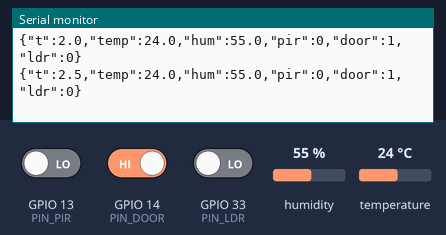
Simulated run of this sketch. Board: ESP32. Parts: the last lines printed to the serial monitor. The inputs (shaded band) are chosen by the test bench; at power-on: humidity 55 %, GPIO 13 (PIN_PIR) LOW, GPIO 14 (PIN_DOOR) HIGH, GPIO 33 (PIN_LDR) LOW, temperature 24 °C (analog values on the 0–4095 scale).

Above: at 2.7 s.
2.8 s: humidity set to 22 %
At 3.9 s:
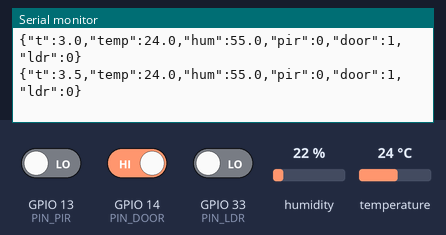
4.3 s: GPIO 13 (PIN_PIR) driven HIGH
At 4.9 s:
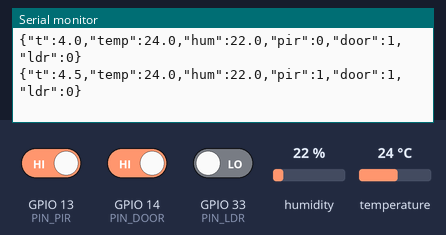
5.8 s: GPIO 14 (PIN_DOOR) driven LOW
At 6.4 s:
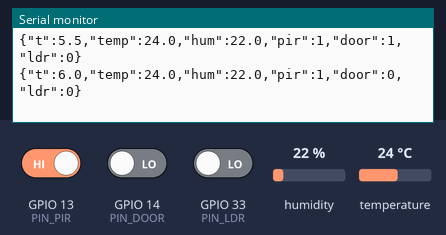
7.3 s: GPIO 33 (PIN_LDR) driven HIGH
At 8.7 s:
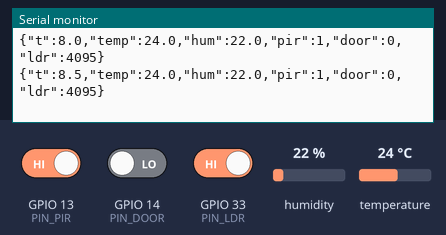
8.8 s: temperature set to 12 °C
At 9.9 s:
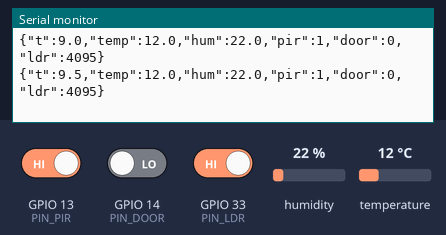
10.3 s: GPIO 13 (PIN_PIR) driven LOW
At 11.4 s:
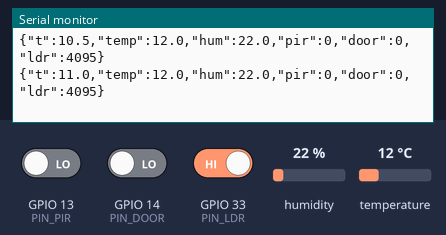
Timing chart, 0 to 12.8 s (numbered marks = the images above; inputs shaded):
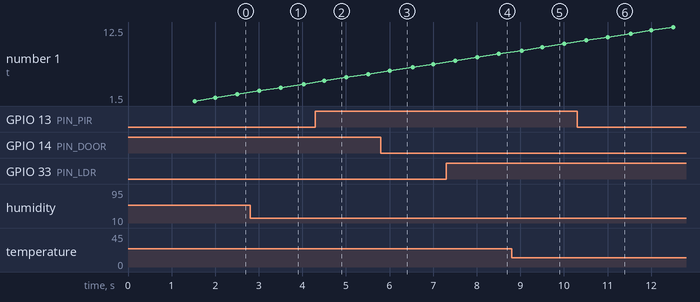

The sketch:

esp32_sensor_hub.ino
```cpp
/*
  esp32_sensor_hub.ino - streams one JSON line per reading over USB serial (see iotguard/contract.py).

    {"t":12.5,"temp":27.0,"hum":61.0,"pir":1,"door":0,"ldr":1873}

  Board:    "ESP32 Dev Module", 115200 baud.   Library: "DHT sensor library" by Adafruit (+ Adafruit Unified Sensor).
  Wiring (matches the four-sensor test sketch):
    DHT11  data -> GPIO 27  (VCC 3.3 V, GND; many DHT11 modules have the pull-up built in)
    PIR    out  -> GPIO 13  (HC-SR501: VCC 5 V from VIN/5V pin, GND)
    Reed   one leg -> GPIO 14, other leg -> GND   (internal pull-up is used, no resistor needed)
    LDR    module DO -> GPIO 33   (LDR_DIGITAL = true: only 0/1 light information, so the LDR is a coarse bright/dark signal).
           If you later get AO or a bare LDR (+10k divider to GPIO 33), set LDR_DIGITAL = false for real brightness values.
  Use an ADC1 pin for the LDR (GPIO 32-39). ADC2 pins do not work reliably when WiFi is on.

  Keep SAMPLE_PERIOD_MS in step with SamplingConfig.sample_period_s in iotguard/config.py (0.5 s).
  Only one program can hold the serial port: close the Arduino Serial Monitor before running Python.
*/
#include <DHT.h>

// ---- pins -----------------------------------------------------------------
const int PIN_DHT  = 27;
const int PIN_PIR  = 13;
const int PIN_DOOR = 14;
const int PIN_LDR  = 33;   // module DO for now (see LDR_DIGITAL below); GPIO 33 is also an ADC1 pin

// ---- settings --------------------------------------------------------------
const unsigned long SAMPLE_PERIOD_MS = 500;   // must match config.py
const bool DOOR_OPEN_IS_HIGH = true;          // reed to GND with pull-up: magnet near = closed = LOW, so open = HIGH
const int LDR_SAMPLES = 4;                    // averaged to tame ADC noise (analog mode)
const bool LDR_DIGITAL = true;                // true: the module only has DO (0/1). false: AO wired to the pin (real 0..4095)
const int LDR_DIGITAL_SAMPLES = 16;           // digital mode: DO is read this many times per reading, ~3 ms apart in total

DHT dht(PIN_DHT, DHT11);
unsigned long nextTick;

static int readLdr() {
  if (LDR_DIGITAL) {
    // DO is just a comparator output. Scale it onto the 0..4095 range the pipeline expects. Polarity does not matter:
    // the pipeline only looks at relative change. Averaging a few quick reads smooths flicker when the light sits right
    // at the module's threshold (turn the blue potentiometer on the module until that happens only rarely).
    int high = 0;
    for (int i = 0; i < LDR_DIGITAL_SAMPLES; i++) { high += digitalRead(PIN_LDR); delayMicroseconds(200); }
    return (int)((long)high * 4095 / LDR_DIGITAL_SAMPLES);
  }
  long sum = 0;
  for (int i = 0; i < LDR_SAMPLES; i++) sum += analogRead(PIN_LDR);   // 12-bit: 0..4095
  return (int)(sum / LDR_SAMPLES);
}

void setup() {
  Serial.begin(115200);
  pinMode(PIN_PIR, INPUT);
  pinMode(PIN_LDR, INPUT);                      // module DO (digital) or AO (analog): a plain input either way
  pinMode(PIN_DOOR, INPUT_PULLUP);
  analogReadResolution(12);
  dht.begin();
  delay(1500);
  Serial.println("# esp32_sensor_hub ready");
  Serial.println("# note: HC-SR501 needs ~60 s after power-up before its output is meaningful");
  nextTick = millis();
}

void loop() {
  unsigned long now = millis();
  if ((long)(now - nextTick) < 0) return;
  nextTick += SAMPLE_PERIOD_MS;                 // fixed schedule: no drift
  if ((long)(now - nextTick) > (long)(5 * SAMPLE_PERIOD_MS)) nextTick = now + SAMPLE_PERIOD_MS;  // fell far behind: resync

  float h = dht.readHumidity();                 // the library rate-limits itself to the DHT11's ~1 s
  float t = dht.readTemperature();
  int pir  = digitalRead(PIN_PIR) ? 1 : 0;
  int door = (digitalRead(PIN_DOOR) == (DOOR_OPEN_IS_HIGH ? HIGH : LOW)) ? 1 : 0;
  int ldr  = readLdr();

  Serial.print("{\"t\":");
  Serial.print(now / 1000.0, 1);
  Serial.print(",\"temp\":");
  if (isnan(t) || isnan(h)) Serial.print("null"); else Serial.print(t, 1);
  Serial.print(",\"hum\":");
  if (isnan(t) || isnan(h)) Serial.print("null"); else Serial.print(h, 1);
  Serial.print(",\"pir\":");  Serial.print(pir);
  Serial.print(",\"door\":"); Serial.print(door);
  Serial.print(",\"ldr\":");  Serial.print(ldr);
  Serial.println("}");
}
```

Measured:
- after the input at 4.3 s, the serial monitor: prints a new line after 0.21 s (image 2)
- after the input at 5.8 s, the serial monitor: prints a new line after 0.21 s (image 3)
- after the input at 7.3 s, the serial monitor: prints a new line after 0.21 s (image 4)
- after the input at 8.8 s, the serial monitor: prints a new line after 0.23 s (image 5)
- after the input at 10.3 s, the serial monitor: prints a new line after 0.21 s (image 6)
